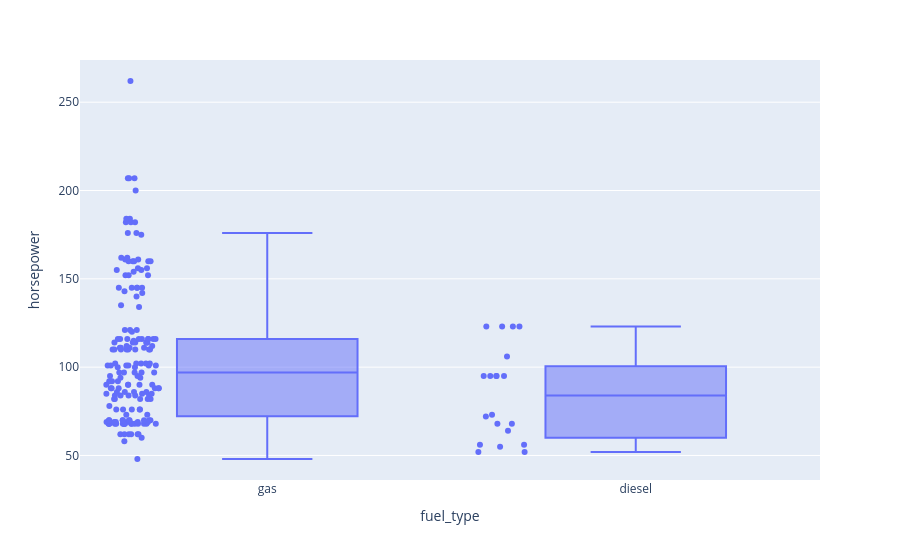

Source (notebook cell):
### Markdown cell above
### Boxplot with underlying data

### Code cell
fig = px.box(df, x="fuel_type", y="horsepower",points = 'all')
fig.show()

### Figure 1 — Plotly figure (JSON) as saved in the notebook; plotly's stock layout.template omitted (floating-point values rounded to 4 significant figures; data arrays with more than 128 entries replaced by an {"elided": "..."} marker saying what was removed)
{"data": [{"alignmentgroup": "True", "boxpoints": "all", "hovertemplate": "fuel_type=%{x}<br>horsepower=%{y}<extra></extra>", "legendgroup": "", "marker": {"color": "#636efa"}, "name": "", "notched": false, "offsetgroup": "", "orientation": "v", "showlegend": false, "type": "box", "x": {"elided": "201 str values"}, "x0": " ", "xaxis": "x", "y": {"elided": "201 int values"}, "y0": " ", "yaxis": "y"}], "layout": {"autosize": true, "boxmode": "group", "legend": {"tracegroupgap": 0}, "margin": {"t": 60}, "xaxis": {"anchor": "y", "autorange": true, "domain": [0, 1], "range": [-0.5065, 1.5], "title": {"text": "fuel_type"}, "type": "category"}, "yaxis": {"anchor": "x", "autorange": true, "domain": [0, 1], "range": [36.11, 273.9], "title": {"text": "horsepower"}, "type": "linear"}}}
